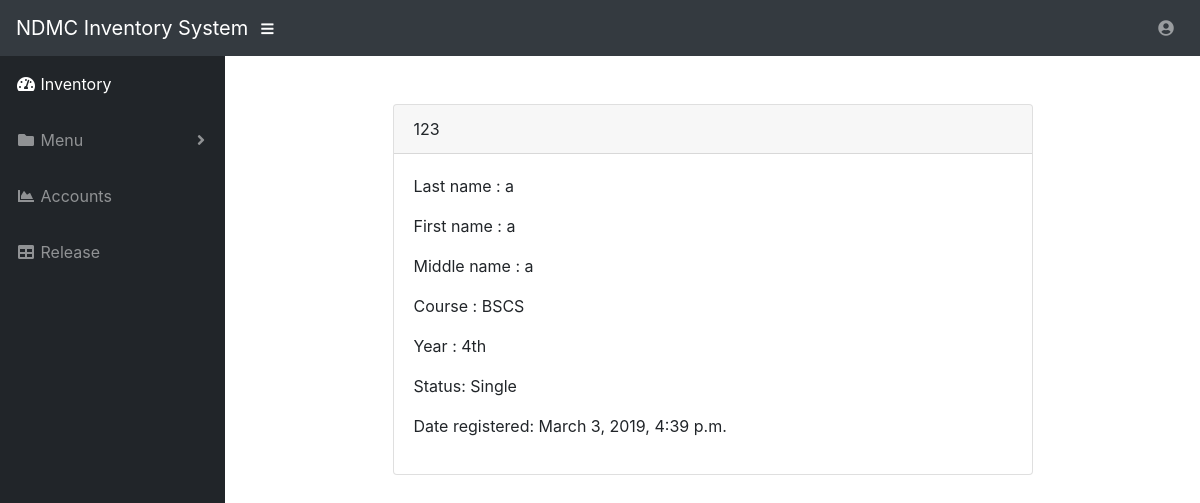
/stock/customer/123, run on the app's committed database.
### stock/models.py (models this page shows, shortened)
class Customer(models.Model):
    user                    = models.ForeignKey(User, on_delete=models.CASCADE)
    id_number               = models.CharField(max_length=255)
    last_name               = models.CharField(max_length=255)
    first_name              = models.CharField(max_length=255)
    middle_name             = models.CharField(max_length=255)
    course                  = models.ForeignKey('Course', on_delete=models.CASCADE)
    year                    = models.CharField(
                                                max_length=9,
                                                choices=YEAR_CHOICES,
                                                default='1st'
                                            )
    status                  = models.CharField(
                                                max_length=9,
                                                choices=STATUS_CHOICES,
                                                default='single'
                                            )
    date_created            = models.DateTimeField(auto_now_add=True)
    date_modified           = models.DateTimeField(auto_now=True)
    slug                    = models.SlugField(null=True, blank=True)

class Course(models.Model):
    user                    = models.ForeignKey(User, on_delete=models.CASCADE)
    code                    = models.CharField(max_length=255)
    date_created            = models.DateTimeField(auto_now_add=True)
    date_modified           = models.DateTimeField(auto_now=True)
    slug                    = models.SlugField(null=True, blank=True)
    def __str__(self):
        return '{}'.format(self.code)

### stock/views.py (the view)
# urls.py: path('customer/<str:id_number>', CustomerDetailView.as_view(), name='customer-detail'),
class CustomerDetailView(View):
    def get(self, request, id_number, *args, **kwargs):
        customer_detail = get_object_or_404(Customer, id_number = id_number)
        context = {
            'customer_detail': customer_detail
        }
        return render(request, 'stock/customer-detail.html', context)

### templates/stock/customer-detail.html (shortened to what this page needs)
{% extends 'base.html' %}
{% load staticfiles %}
{% block content %}
  <div class="container">
    <div class="card card-register mx-auto mt-5">
      <div class="card-header">{{ customer_detail.id_number }}</div>
      <div class="card-body">
        <form method="post" enctype="multipart/form-data" >
          <div class="form-group">
            <div class="form-label-group">
              <p>Last name : {{ customer_detail.last_name }}</p>
            </div>
          </div>
          <div class="form-group">
            <div class="form-label-group">
              <p>First name : {{ customer_detail.first_name }}</p>
            </div>
          </div>
          <div class="form-group">
            <div class="form-label-group">
              <p>Middle name : {{ customer_detail.middle_name }}</p>
            </div>
          </div>
          <div class="form-group">
            <div class="form-label-group">
              <p>Course : {{ customer_detail.course }}</p>
            </div>
          </div>
          <div class="form-group">
            <div class="form-label-group">
              <p>Year : {{ customer_detail.year }}</p>
            </div>
          </div>
          <div class="form-group">
            <div class="form-label-group">
              <p>Status: {{ customer_detail.status }}</p>
            </div>
          </div>
          <div class="form-group">
            <div class="form-label-group">
              <p>Date registered: {{ customer_detail.date_created }}</p>
            </div>
          </div>
        </form>
      </div>
    </div>
  </div>
{% endblock %}

### data on the page
Customer: id_number "123", last_name "a", first_name "a", middle_name "a", course "BSCS", year "4th", status "Single", date_created "March 3, 2019, 4:39 p.m."
